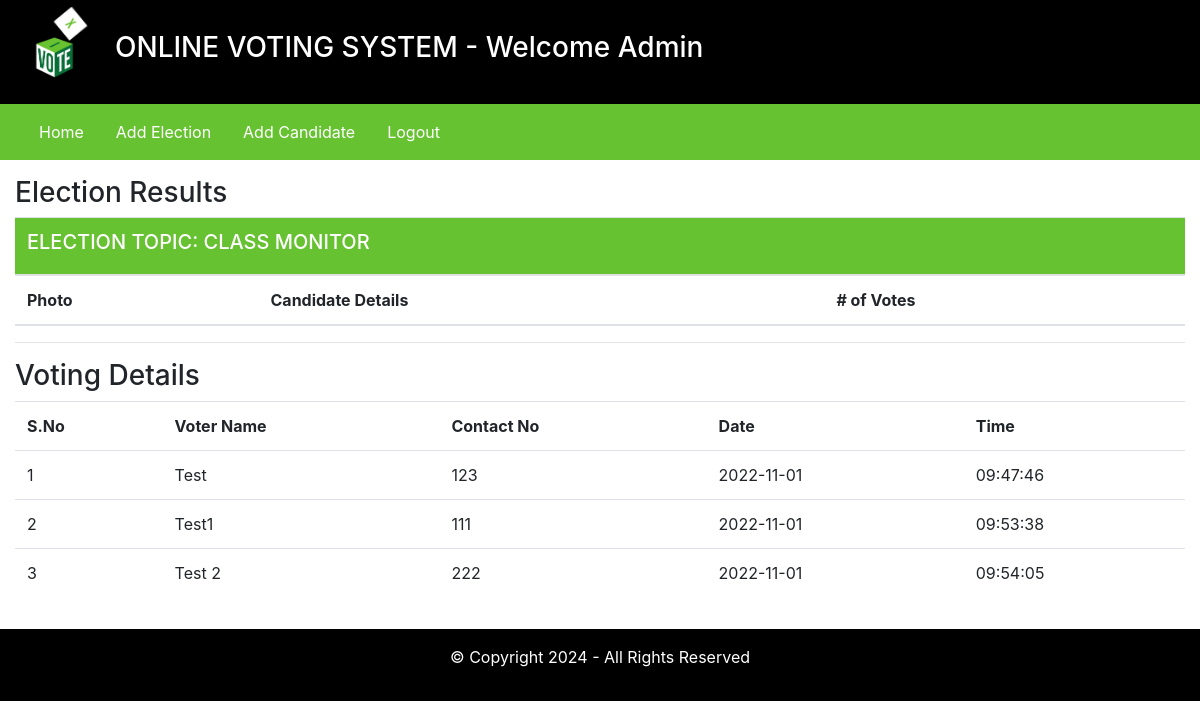
Page /admin/index.php?viewResult=2 (signed in) on the committed database.
### tables this page shows
CREATE TABLE `elections` (
  `id` int(11) NOT NULL,
  `election_topic` varchar(255) DEFAULT NULL,
  `no_of_candidates` int(11) DEFAULT NULL,
  `starting_date` date DEFAULT NULL,
  `ending_date` date DEFAULT NULL,
  `status` varchar(45) DEFAULT NULL,
  `inserted_by` varchar(255) DEFAULT NULL,
  `inserted_on` date DEFAULT NULL
);

CREATE TABLE `votings` (
  `id` int(11) NOT NULL,
  `election_id` int(11) DEFAULT NULL,
  `voters_id` int(11) DEFAULT NULL,
  `candidate_id` int(11) NOT NULL,
  `vote_date` date DEFAULT NULL,
  `vote_time` time DEFAULT NULL
);

CREATE TABLE `users` (
  `id` int(11) NOT NULL,
  `username` varchar(255) DEFAULT NULL,
  `contact_no` varchar(45) DEFAULT NULL,
  `password` text DEFAULT NULL,
  `user_role` varchar(45) DEFAULT NULL
);

### admin/inc/viewResults.php (the view, shortened to what this page needs)
<?php
    $election_id = $_GET['viewResult'];
?>
<div class="row my-3">
        <div class="col-12">
            <h3> Election Results </h3>
            <?php
                $fetchingActiveElections = mysqli_query($db, "SELECT * FROM elections WHERE id = '". $election_id ."'") or die(mysqli_error($db));
                $totalActiveElections = mysqli_num_rows($fetchingActiveElections);
                if($totalActiveElections > 0)
                {
                    while($data = mysqli_fetch_assoc($fetchingActiveElections))
                    {
                        $election_id = $data['id'];
                        $election_topic = $data['election_topic'];
                ?>
                        <table class="table">
                            <thead>
                                <tr>
                                    <th colspan="4" class="bg-green text-white"><h5> ELECTION TOPIC: <?php echo strtoupper($election_topic); ?></h5></th>
                                </tr>
                                <tr>
                                    <th> Photo </th>
                                    <th> Candidate Details </th>
                                    <th> # of Votes </th>
                                </tr>
                            </thead>
                        </table>
                <?php
                    }
                }else {
                    echo "No any active election.";
                }
            ?>
            <hr>
            <h3>Voting Details</h3>
            <?php
                $fetchingVoteDetails = mysqli_query($db, "SELECT * FROM votings WHERE election_id = '". $election_id ."'");
                $number_of_votes = mysqli_num_rows($fetchingVoteDetails);
                if($number_of_votes > 0)
                {
                    $sno = 1;
            ?>
                    <table class="table">
                        <tr>
                            <th>S.No</th>
                            <th>Voter Name</th>
                            <th>Contact No</th>
                            <th>Date </th>
                            <th>Time</th>
                        </tr>
            <?php
                    while($data = mysqli_fetch_assoc($fetchingVoteDetails))
                        {
                            $voters_id = $data['voters_id'];
                            $fetchingUsername = mysqli_query($db, "SELECT * FROM users WHERE id = '". $voters_id ."'") or die(mysqli_error($db));
                            $isDataAvailable = mysqli_num_rows($fetchingUsername);
                            $userData = mysqli_fetch_assoc($fetchingUsername);
                            if($isDataAvailable > 0)
                            {
                                $username = $userData['username'];
                                $contact_no = $userData['contact_no'];
                            }else {
                                $username = "No_Data";
                                $contact_no = $userData['contact_no'];
                            }
                ?>
                            <tr>
                                <td><?php echo $sno++; ?></td>
                                <td><?php echo $username; ?></td>
                                <td><?php echo $contact_no; ?></td>
                                <td><?php echo $data['vote_date']; ?></td>
                                <td><?php echo $data['vote_time']; ?></td>
                            </tr>
                <?php
                        }
                        echo "</table>";
                    }else {
                        echo "No any vote detail is available!";
                    }
                ?>
        </div>
    </div>

### assets/css/style.css (style rules this page uses)
.text-white { color: #fff; }
.bg-green { background-color: #67C232; }

### rows in the picture
elections: election_topic "CLASS MONITOR"
votings: users.username "Test", users.contact_no "123", vote_date "2022-11-01", vote_time "09:47:46"
votings: users.username "Test1", users.contact_no "111", vote_date "2022-11-01", vote_time "09:53:38"
votings: users.username "Test 2", users.contact_no "222", vote_date "2022-11-01", vote_time "09:54:05"
